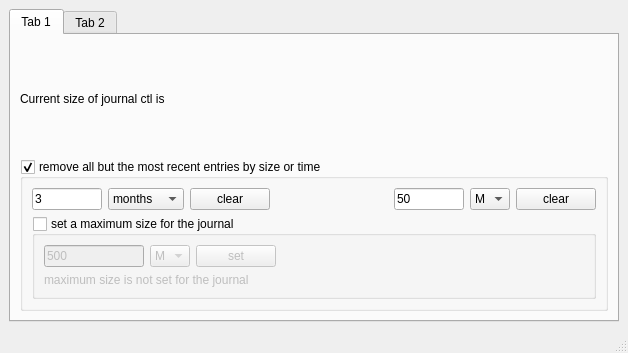
<?xml version="1.0" encoding="UTF-8"?>
<ui version="4.0">
 <class>MainWindow</class>
 <widget class="QMainWindow" name="MainWindow">
  <property name="geometry">
   <rect>
    <x>0</x>
    <y>0</y>
    <width>628</width>
    <height>353</height>
   </rect>
  </property>
  <property name="windowTitle">
   <string>MainWindow</string>
  </property>
  <widget class="QWidget" name="centralwidget">
   <layout class="QGridLayout" name="gridLayout">
    <item row="0" column="0">
     <widget class="QTabWidget" name="tabWidget">
      <property name="currentIndex">
       <number>0</number>
      </property>
      <widget class="QWidget" name="tab">
       <attribute name="title">
        <string>Tab 1</string>
       </attribute>
       <layout class="QGridLayout" name="gridLayout_6">
        <item row="0" column="0">
         <layout class="QVBoxLayout" name="verticalLayout_5">
          <item>
           <widget class="QLabel" name="lbl_size_2">
            <property name="text">
             <string>Current size of journal ctl is</string>
            </property>
           </widget>
          </item>
          <item>
           <layout class="QVBoxLayout" name="verticalLayout_6">
            <item>
             <layout class="QVBoxLayout" name="verticalLayout_7"/>
            </item>
           </layout>
          </item>
          <item>
           <widget class="QGroupBox" name="groupBox_3">
            <property name="acceptDrops">
             <bool>false</bool>
            </property>
            <property name="title">
             <string>remove all but the most recent entries by size or time</string>
            </property>
            <property name="checkable">
             <bool>true</bool>
            </property>
            <layout class="QGridLayout" name="gridLayout_4">
             <item row="0" column="0">
              <layout class="QHBoxLayout" name="horizontalLayout_4">
               <item>
                <layout class="QHBoxLayout" name="horizontalLayout_5">
                 <item>
                  <widget class="QLineEdit" name="ledt_time_2">
                   <property name="maximumSize">
                    <size>
                     <width>70</width>
                     <height>16777215</height>
                    </size>
                   </property>
                   <property name="text">
                    <string>3</string>
                   </property>
                  </widget>
                 </item>
                 <item>
                  <widget class="QComboBox" name="comboBoxTime_2">
                   <item>
                    <property name="text">
                     <string>months</string>
                    </property>
                   </item>
                   <item>
                    <property name="text">
                     <string>weeks</string>
                    </property>
                   </item>
                   <item>
                    <property name="text">
                     <string>days</string>
                    </property>
                   </item>
                   <item>
                    <property name="text">
                     <string>hours</string>
                    </property>
                   </item>
                   <item>
                    <property name="text">
                     <string>minutes</string>
                    </property>
                   </item>
                   <item>
                    <property name="text">
                     <string>seconds</string>
                    </property>
                   </item>
                  </widget>
                 </item>
                 <item>
                  <widget class="QPushButton" name="btn_clear_time_2">
                   <property name="text">
                    <string>clear</string>
                   </property>
                  </widget>
                 </item>
                 <item>
                  <spacer name="horizontalSpacer_3">
                   <property name="orientation">
                    <enum>Qt::Horizontal</enum>
                   </property>
                   <property name="sizeHint" stdset="0">
                    <size>
                     <width>40</width>
                     <height>20</height>
                    </size>
                   </property>
                  </spacer>
                 </item>
                 <item>
                  <widget class="QLineEdit" name="ledt_size_2">
                   <property name="maximumSize">
                    <size>
                     <width>70</width>
                     <height>16777215</height>
                    </size>
                   </property>
                   <property name="text">
                    <string>50</string>
                   </property>
                  </widget>
                 </item>
                 <item>
                  <widget class="QComboBox" name="comboBoxSize_2">
                   <item>
                    <property name="text">
                     <string>M</string>
                    </property>
                   </item>
                   <item>
                    <property name="text">
                     <string>G</string>
                    </property>
                   </item>
                  </widget>
                 </item>
                 <item>
                  <widget class="QPushButton" name="btn_clear_size_2">
                   <property name="text">
                    <string>clear</string>
                   </property>
                  </widget>
                 </item>
                </layout>
               </item>
              </layout>
             </item>
             <item row="1" column="0">
              <widget class="QGroupBox" name="groupBox_4">
               <property name="enabled">
                <bool>true</bool>
               </property>
               <property name="title">
                <string>set a maximum size for the journal </string>
               </property>
               <property name="checkable">
                <bool>true</bool>
               </property>
               <property name="checked">
                <bool>false</bool>
               </property>
               <layout class="QGridLayout" name="gridLayout_5">
                <item row="0" column="0">
                 <layout class="QVBoxLayout" name="verticalLayout_8">
                  <item>
                   <layout class="QHBoxLayout" name="horizontalLayout_6">
                    <item>
                     <widget class="QLineEdit" name="ledt_max_size_2">
                      <property name="minimumSize">
                       <size>
                        <width>0</width>
                        <height>0</height>
                       </size>
                      </property>
                      <property name="maximumSize">
                       <size>
                        <width>100</width>
                        <height>16777215</height>
                       </size>
                      </property>
                      <property name="text">
                       <string>500</string>
                      </property>
                     </widget>
                    </item>
                    <item>
                     <widget class="QComboBox" name="comboBoxMaxSize_2">
                      <item>
                       <property name="text">
                        <string>M</string>
                       </property>
                      </item>
                      <item>
                       <property name="text">
                        <string>G</string>
                       </property>
                      </item>
                     </widget>
                    </item>
                    <item>
                     <widget class="QPushButton" name="btn_journal_max_size_2">
                      <property name="text">
                       <string>set</string>
                      </property>
                     </widget>
                    </item>
                    <item>
                     <spacer name="horizontalSpacer_4">
                      <property name="orientation">
                       <enum>Qt::Horizontal</enum>
                      </property>
                      <property name="sizeHint" stdset="0">
                       <size>
                        <width>40</width>
                        <height>20</height>
                       </size>
                      </property>
                     </spacer>
                    </item>
                   </layout>
                  </item>
                 </layout>
                </item>
                <item row="1" column="0">
                 <widget class="QLabel" name="lbl_max_size_2">
                  <property name="text">
                   <string>maximum size is not set for the journal</string>
                  </property>
                 </widget>
                </item>
               </layout>
              </widget>
             </item>
            </layout>
           </widget>
          </item>
         </layout>
        </item>
       </layout>
      </widget>
      <widget class="QWidget" name="tab_2">
       <attribute name="title">
        <string>Tab 2</string>
       </attribute>
      </widget>
     </widget>
    </item>
   </layout>
  </widget>
  <widget class="QMenuBar" name="menubar">
   <property name="geometry">
    <rect>
     <x>0</x>
     <y>0</y>
     <width>628</width>
     <height>30</height>
    </rect>
   </property>
  </widget>
  <widget class="QStatusBar" name="statusbar"/>
 </widget>
 <resources/>
 <connections/>
</ui>
